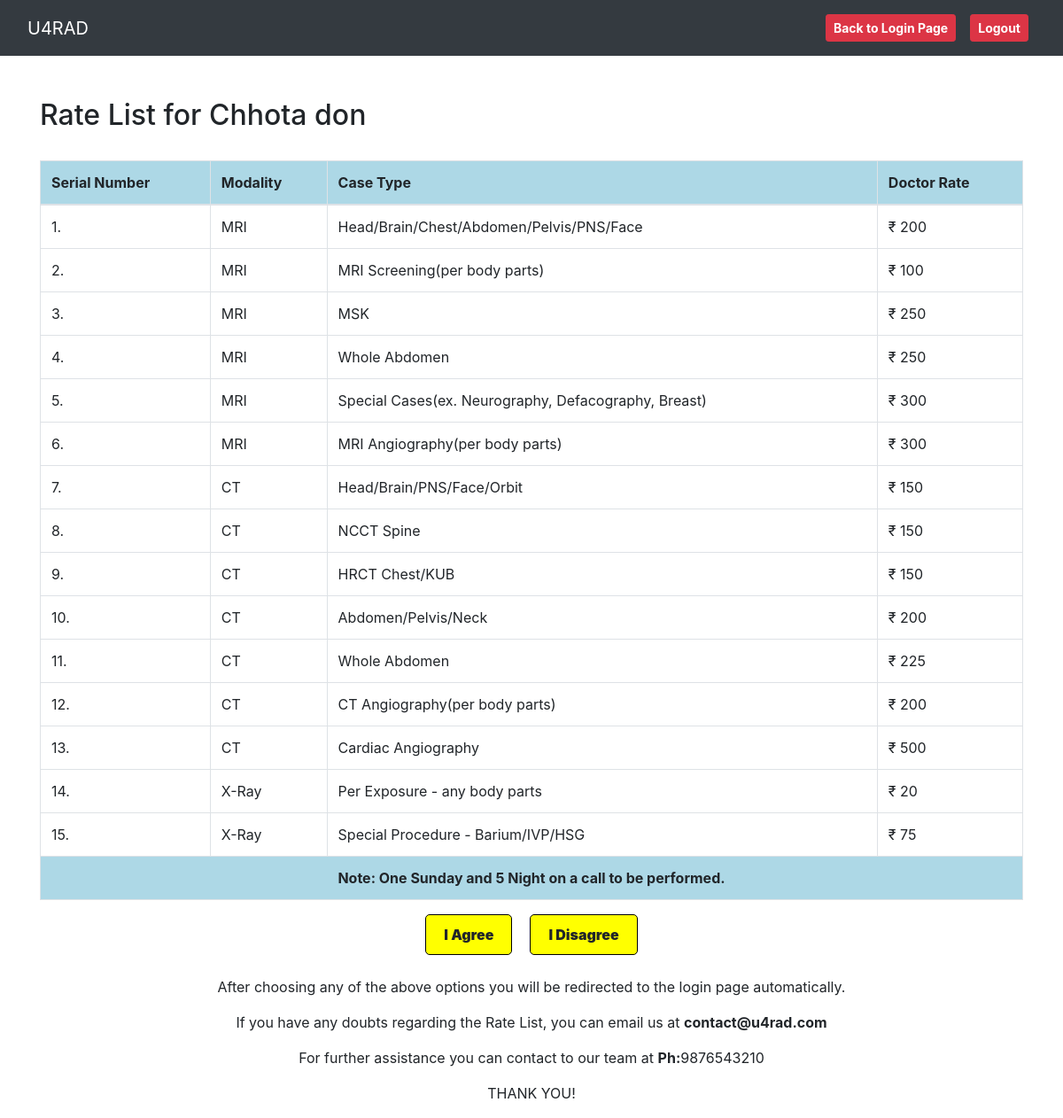
Page /rate_list/13/ on the committed database.
### Multiform_app/models/personal_info.py (models this page shows, shortened)
class PersonalInformation(models.Model):
    first_name = models.CharField(max_length=50)
    last_name = models.CharField(max_length=50)
    email = models.EmailField()
    password = models.CharField(max_length=15, null=True, default=None, blank=True)
    cnfpassword = models.CharField(max_length=15, null=True, default=None, blank=True)
    address = models.CharField(max_length=200)
    contact_no = models.CharField(max_length=15)
    resume = models.FileField(upload_to='uploads/')
    photo = models.ImageField(upload_to='uploads/')
    experience_years = models.PositiveIntegerField()
    stage1status = models.CharField(max_length=23, choices=[('applied', 'Applied'), ('under_progress', 'Under Progress'), ('verified_by_coordinator', 'Verified by Coordinator'), ('verification_failed', 'Verification Failed')], default='applied')
    stage2status = models.CharField(max_length=28, choices=[('applied', 'Applied'), ('under_progress', 'Under Progress'), ('verified_by_supercoordinator', 'Verified by Supercoordinator'), ('verification_failed', 'Verification Failed')], default='applied')
    coordinator_message = models.CharField(max_length=100, null=True, default=None, blank=True)
    supercoordinator_message = models.CharField(max_length=100, null=True, default=None, blank=True)

### Multiform_app/models/ratelist.py (models this page shows, shortened)
class RateList(models.Model):
    radiologist = models.ForeignKey(PersonalInformation, on_delete=models.CASCADE)
    mri1 = models.IntegerField(null=True, default=200, blank=True)
    mri2 = models.IntegerField(null=True, default=100, blank=True)
    mri3 = models.IntegerField(null=True, default=250, blank=True)
    mri4 = models.IntegerField(null=True, default=250, blank=True)
    mri5 = models.IntegerField(null=True, default=300, blank=True)
    mri6 = models.IntegerField(null=True, default=300, blank=True)
    ct1 = models.IntegerField(null=True, default=150, blank=True)
    ct2 = models.IntegerField(null=True, default=150, blank=True)
    ct3 = models.IntegerField(null=True, default=150, blank=True)
    ct4 = models.IntegerField(null=True, default=200, blank=True)
    ct5 = models.IntegerField(null=True, default=225, blank=True)
    ct6 = models.IntegerField(null=True, default=200, blank=True)
    ct7 = models.IntegerField(null=True, default=500, blank=True)
    xray1 = models.IntegerField(null=True, default=20, blank=True)
    xray2 = models.IntegerField(null=True, default=75, blank=True)
    status = models.CharField(max_length=50, default='No Status Yet', blank=True)

### Multiform_app/views.py (the view)
# urls.py: path('rate_list/<int:radiologist_id>/', views.rate_list, name='rate_list'),
def rate_list(request, radiologist_id):
    radiologist = get_object_or_404(PersonalInformation, pk=radiologist_id)
    rate_list = get_object_or_404(RateList, radiologist=radiologist)
    return render(request, 'rate_list.html', {'rate_list': rate_list, 'radiologist': radiologist})

### Multiform_app/templates/rate_list.html (shortened to what this page needs)
<!DOCTYPE html>
<html lang="en">
<head>
    <link href="https://stackpath.bootstrapcdn.com/bootstrap/4.5.2/css/bootstrap.min.css" rel="stylesheet">
</head>
<body>
    <nav class="navbar navbar-expand-lg navbar-dark bg-dark">
        <div class="container-fluid">
            <a class="navbar-brand" href="#">U4RAD</a>
            <div class="collapse navbar-collapse justify-content-end" id="navbarSupportedContent">
                <ul class="navbar-nav">
                    <li class="nav-item">
                        <a href="/" class="nav-link">
                            <button class="logout-button btn btn-sm btn-danger"><strong>Back to Login Page</strong></button>
                        </a>
                    </li>
                    <li class="nav-item">
                        <a href="/" class="nav-link">
                            <button class="logout-button btn btn-sm btn-danger"><strong>Logout</strong></button>
                        </a>
                    </li>
                </ul>
            </div>
        </div>
    </nav>
    <div class="container mt-5">
        <h2>Rate List for {{ radiologist.first_name }} {{ radiologist.last_name }}</h2>
        <br>
        <table class="table table-bordered">
            <thead>
                <tr style="background-color: lightblue;">
                    <th >Serial Number</th>
                    <th>Modality</th>
                    <th>Case Type</th>
                    <th>Doctor Rate</th>
                </tr>
            </thead>
            <tbody>
                    <tr>
                        <td>1.</td>
                        <td>MRI</td>
                        <td>Head/Brain/Chest/Abdomen/Pelvis/PNS/Face</td>
                        <td>&#8377; {{ rate_list.mri1 }} </td>
                    </tr>
                    <tr>
                        <td>2.</td>
                        <td>MRI</td>
                        <td>MRI Screening(per body parts)</td>
                        <td>&#8377; {{ rate_list.mri2 }} </td>
                    </tr>
                    <tr>
                        <td>3.</td>
                        <td>MRI</td>
                        <td>MSK</td>
                        <td>&#8377; {{ rate_list.mri3 }} </td>
                    </tr>
                    <tr>
                        <td>4.</td>
                        <td>MRI</td>
                        <td>Whole Abdomen</td>
                        <td>&#8377; {{ rate_list.mri4 }} </td>
                    </tr>
                    <tr>
                        <td>5.</td>
                        <td>MRI</td>
                        <td>Special Cases(ex. Neurography, Defacography, Breast)</td>
                        <td>&#8377; {{ rate_list.mri5}} </td>
                    </tr>
                    <tr>
                        <td>6.</td>
                        <td>MRI</td>
                        <td>MRI Angiography(per body parts)</td>
                        <td>&#8377; {{ rate_list.mri6 }} </td>
                    </tr>
                    <tr>
                        <td>7.</td>
                        <td>CT</td>
                        <td>Head/Brain/PNS/Face/Orbit</td>
                        <td>&#8377; {{ rate_list.ct1 }} </td>
                    </tr>
                    <tr>
                        <td>8.</td>
                        <td>CT</td>
                        <td>NCCT Spine</td>
                        <td>&#8377; {{ rate_list.ct2 }} </td>
                    </tr>
                    <tr>
                        <td>9.</td>
                        <td>CT</td>
                        <td>HRCT Chest/KUB</td>
                        <td>&#8377; {{ rate_list.ct3 }} </td>
                    </tr>
                    <tr>
                        <td>10.</td>
                        <td>CT</td>
                        <td>Abdomen/Pelvis/Neck</td>
                        <td>&#8377; {{ rate_list.ct4 }} </td>
                    </tr>
                    <tr>
                        <td>11.</td>
                        <td>CT</td>
                        <td>Whole Abdomen</td>
                        <td>&#8377; {{ rate_list.ct5 }} </td>
                    </tr>
                    <tr>
                        <td>12.</td>
                        <td>CT</td>
                        <td>CT Angiography(per body parts)</td>
                        <td>&#8377; {{ rate_list.ct6 }} </td>
                    </tr>
                    <tr>
                        <td>13.</td>
                        <td>CT</td>
                        <td>Cardiac Angiography</td>
                        <td>&#8377; {{ rate_list.ct7 }} </td>
                    </tr>
                    <tr>
                        <td>14.</td>
                        <td>X-Ray</td>
                        <td>Per Exposure - any body parts</td>
                        <td>&#8377; {{ rate_list.xray1 }} </td>
                    </tr>
                    <tr>
                        <td>15.</td>
                        <td>X-Ray</td>
                        <td>Special Procedure - Barium/IVP/HSG</td>
                        <td>&#8377; {{ rate_list.xray2 }} </td>
                    </tr>
                <tr style="background-color: lightblue;">
                    <td colspan="4" style="text-align: center; font-weight: bold;">Note: One Sunday and 5 Night on a call to be performed.</td>
                </tr>
            </tbody>
        </table>
        <div class="button-container">
            <button class="btn" onclick="handleAgree()"><strong>I Agree</strong></button>
            <button class="btn" onclick="handleDisagree()"><strong>I Disagree</strong></button>
        </div>
        <br>
        <p style="text-align: center;">After choosing any of the above options you will be redirected to the login page automatically.</p>
        <p style="text-align: center;">If you have any doubts regarding the Rate List, you can email us at <span style="font-weight: bold;">contact@u4rad.com</span></p>
        <p style="text-align: center;">For further assistance you can contact to our team at <span style="font-weight: bold;">Ph:</span>9876543210  </p>
        <p style="text-align: center;">THANK YOU!</p>
    </div>
</body>
</html>

### Multiform_app/templates/rate_list.html (style rules this page uses)
.button-container { display: flex; justify-content: center; margin-top: 5px; }
.button-container .btn { margin: 0 10px; border: 1px solid #000; background-color: yellow; border-radius: 5px; font-weight: bold; padding: 10px 20px; }

### rows in the picture
PersonalInformation: first_name "Chhota", last_name "don"
RateList: mri1 "200", mri2 "100", mri3 "250", mri4 "250", mri5 "300", mri6 "300", ct1 "150", ct2 "150", ct3 "150", ct4 "200", ct5 "225", ct6 "200", ct7 "500", xray1 "20", xray2 "75"
